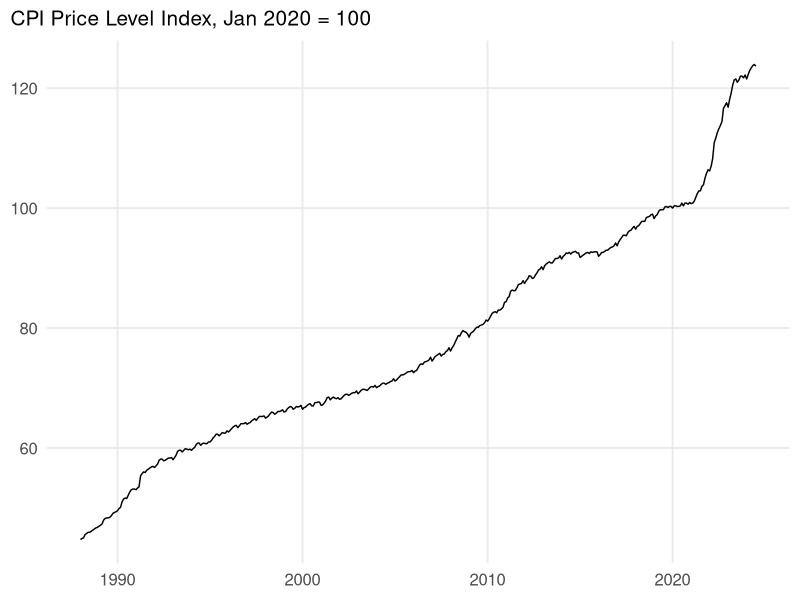
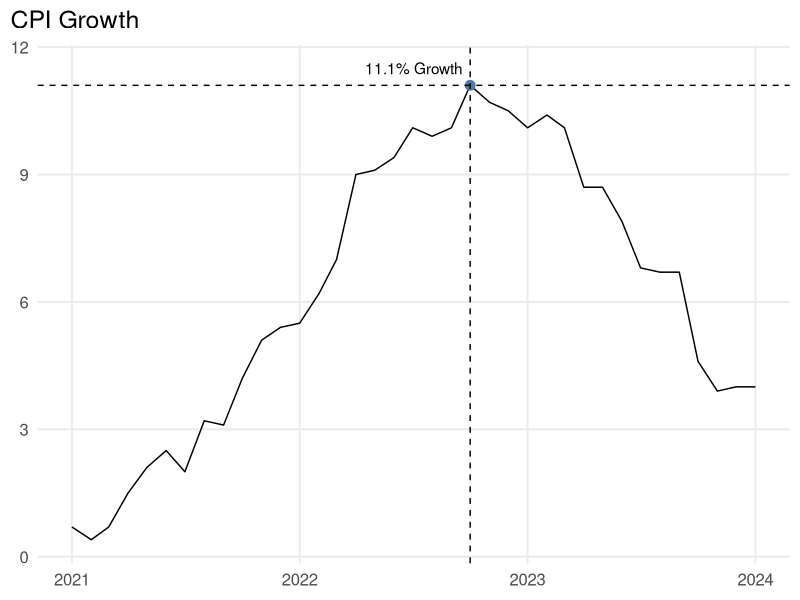
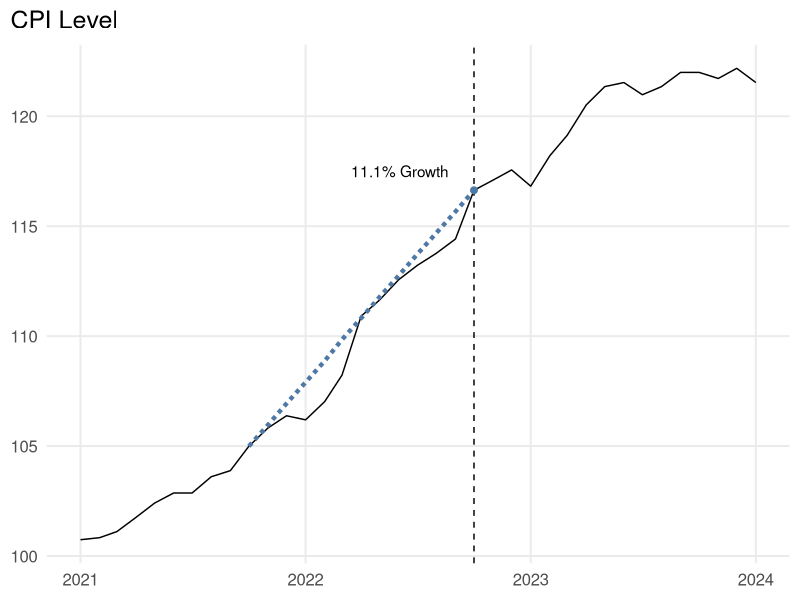
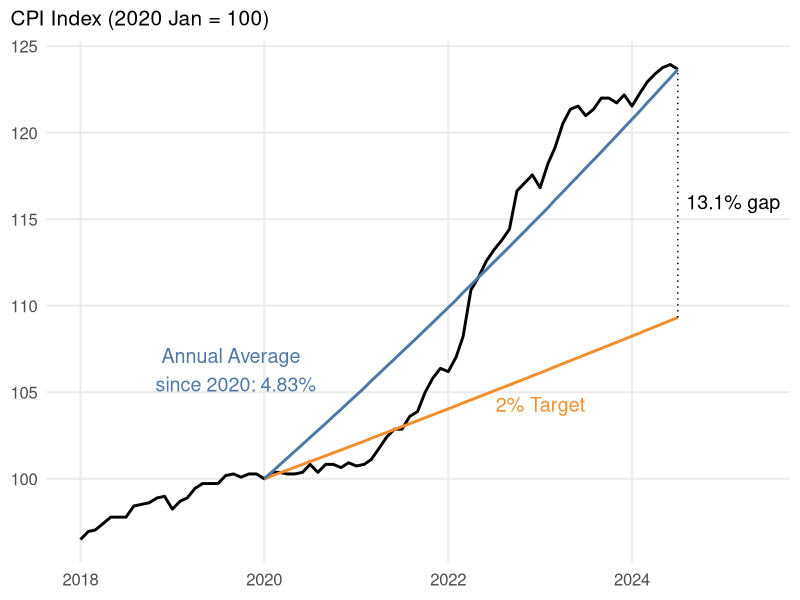
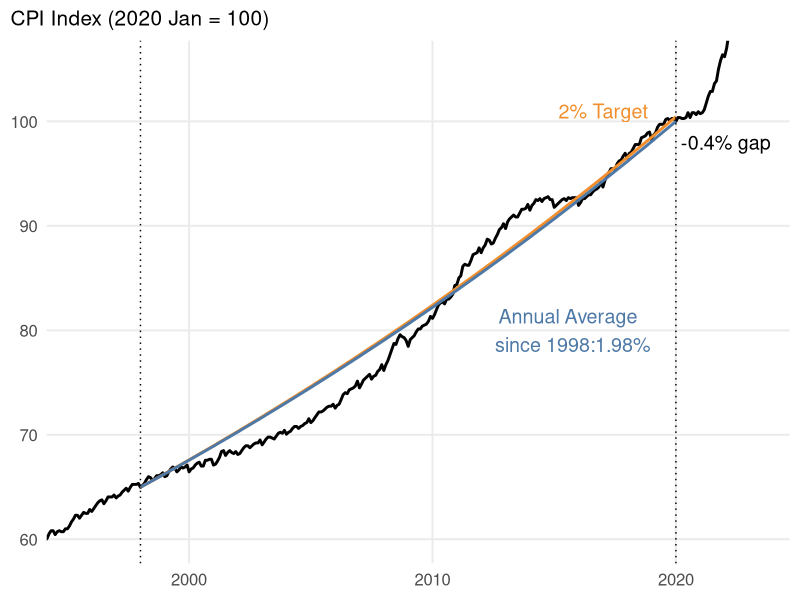

Write R code to recreate these figures, in order.
## ---- chunk 1
#| code-summary: "Setup"
#| echo: false
library(tidyverse)
library(glue)

color_scheme <- function(...) palette.colors(...) |> unname()
options(ggplot2.discrete.fill = color_scheme(palette = "Tableau 10"))
colors <- color_scheme(palette = "Tableau 10")

# Downloaded manually from:
# https://www.ons.gov.uk/economy/inflationandpriceindices/timeseries/d7bt
cpi_level <- read_csv(
  here::here("posts/2024-08-26-visualising-cpi/cpi-level.csv"),
  col_names = c("date", "value")
) |>
  slice(191:n()) |>
  mutate(
    date = ym(date),
    value = as.numeric(value)
  ) |>
  mutate(
    value = value / value[date == "2020-01-01"] * 100
  )

# Downloaded manually from:
# https://www.ons.gov.uk/economy/inflationandpriceindices/timeseries/d7g7
cpi <- read_csv(
  here::here("posts/2024-08-26-visualising-cpi/cpi-series.csv"),
  col_names = c("date", "value")
) |>
  slice(186:n()) |>
  mutate(
    date = ym(date),
    value = as.numeric(value)
  )

# x^12 = 1.02
# 12 * log(x) = log(1.02)
annual_2_percent <- exp((log(1.02) / 12))

theme_minimal2 <- function(size = 15) {
  theme_minimal(size) +
  theme(
    panel.grid.minor.y = element_blank(),
    panel.grid.minor.x = element_blank(),
    plot.title.position = "plot",
  )
}
## ---- chunk 2
#| code-summary: "Plot"
#| fig-cap: CPI back to the 1988

cpi_level |>
  ggplot(aes(x = date, y = value)) +
  geom_line() +
  labs(
    x = NULL,
    y = NULL,
    subtitle = "CPI Price Level Index, Jan 2020 = 100",
    color = NULL,
  ) +
  theme_minimal2()
## ---- chunk 3
#| code-summary: "Plot"
#| fig-cap:
#| - CPI Growth 2021 - 2024
#| - CPI Level 2021 - 2024
#| layout-ncol: 2
#| column: page
#| out-width: "100%"

peak_inflation <- ymd("2022-10-01")

october_max <- cpi |>
  filter(
    date >= "2021-01-01",
    date <= "2024-01-01"
  )

october_max |>
  ggplot(aes(x = date, y = value)) +
  geom_line() +
  annotate(
    "text",
    x = peak_inflation - 90,
    y = 11.5,
    label = "11.1% Growth"
  ) +
  annotate(
    "point",
    x = peak_inflation,
    y = max(october_max$value),
    color = colors[1],
    size = 3
  ) +
  geom_vline(
    aes(xintercept = peak_inflation),
    linetype = "dashed"
  ) +
  geom_hline(
    aes(
      yintercept = max(value)
    ),
    linetype = "dashed"
  ) +
  labs(
    x = NULL,
    y = NULL,
    title = "CPI Growth",
    color = NULL,
  ) +
  theme_minimal2()


peak_inflation <- ymd("2022-10-01")

october_max <- cpi_level |>
  filter(
    date <= peak_inflation,
    date >= (peak_inflation - 370)
  ) |>
  mutate(trend_increment = c(0, rep((max(value) - min(value)), 12))) |>
  mutate(linear_trend = min(value) + cumsum(trend_increment / 12))

cpi_level |>
  filter(
    date >= "2021-01-01",
    date <= "2024-01-01"
  ) |>
  ggplot(aes(x = date, y = value)) +
  geom_line() +
  geom_line(
    data = october_max,
    aes(x = date, y = linear_trend),
    color = colors[1],
    linewidth = 1.5,
    linetype = "11"
  ) +
  geom_vline(
    aes(xintercept = peak_inflation),
    linetype = "dashed"
  ) +
  annotate(
    "text",
    x = peak_inflation - 120,
    y = 117.5,
    label = "11.1% Growth"
  ) +
  annotate(
    "point",
    x = peak_inflation,
    y = max(october_max$value),
    color = colors[1],
    size = 2
  ) +
  labs(
    x = NULL,
    y = NULL,
    title = "CPI Level",
    color = NULL,
  ) +
  theme_minimal2()
## ---- chunk 4
#| code-summary: "Plot"
#| fig-cap: CPI vs Target

start_date <- "2020-01-01"
end_date <- max(cpi_level$date)

cpi_data <- cpi_level |>
  mutate(value = value / value[date == start_date] * 100) |>
  mutate(trend = 1) %>%
  mutate(trend = c(
    NA[date < start_date],
    1,
    cumprod(trend[date > start_date] * annual_2_percent)
  ) * 100)

above_trend <- cpi_data |>
  filter(date == end_date) |>
  transmute((value / trend) - 1) |>
  pluck(1) |>
  round(3)

actual_growth <- cpi_data |>
  filter(date == end_date) |>
  transmute(v = value / 100, time = as.numeric(difftime(end_date, start_date, units = "days")) / 365) %>%
  mutate(root = exp(log(v) / time) - 1) |>
  pluck("root")

actual_monthly_growth <- pracma::nthroot(actual_growth + 1, 12)

cols <- c(
  "Actual" = "black",
  "Trend" = colors[1],
  "Target" = colors[2]
)

final_target <- cpi_data |>
  filter(date == end_date)

limits <- c(ymd("2018-01-01"), max(cpi_data$date) + 310)

cpi_data |>
  filter(date >= "2018-01-01") |>
  mutate(actual = 1) |>
  mutate(actual = c(1[date < start_date], 1, cumprod(actual[date > start_date] * actual_monthly_growth))) |>
  mutate(actual = actual * 100) |>
  rename(
    Target = trend,
    Trend = actual,
    Actual = value
  ) |>
  tidyr::pivot_longer(cols = c("Target", "Trend", "Actual")) |>
  ggplot() +
  geom_line(aes(x = date, y = value, color = name), linewidth = 1) +
  annotate(
    "text",
    x = date("2023-01-01"),
    y = 104.3,
    label = "2% Target",
    size = 5,
    color = colors[2]
  ) +
  annotate(
    "text",
    x = date("2019-09-01"),
    y = 106 + 0.3,
    label = paste0("Annual Average \n since 2020: ", round(actual_growth * 100, 2), "%"),
    size = 5,
    color = colors[1]
  ) +
  annotate(
    "segment",
    x = max(cpi_data$date),
    y = final_target$trend,
    yend = final_target$value,
    linewidth = 0.5,
    linetype = "dotted"
  ) +
  annotate(
    "text",
    x = max(cpi_data$date) + 220,
    y = 116,
    label = glue("{round(above_trend, 3) * 100}% gap"),
    size = 5
  ) +
  scale_y_continuous(breaks = scales::pretty_breaks()) +
  scale_x_date(limits = limits) +
  scale_color_manual(
    values = cols
  ) +
  labs(
    x = NULL,
    y = NULL,
    subtitle = "CPI Index (2020 Jan = 100)",
    color = NULL,
  ) +
  theme_minimal2() +
  theme(
    legend.position = "none",
    legend.position.inside = c(0.2, 0.7),
  )

## ---- chunk 5
#| code-summary: "Plot"
#| fig-cap: CPI since BoE Independence to January 2020

start_date <- "1998-01-01"
end_date <- "2020-01-01"

cpi_data <- cpi_level |>
  mutate(year = year(date)) |>
  mutate(value = value / value[date == start_date] * 100) |>
  mutate(annual_2_percent = ifelse(date < start_date, NA, annual_2_percent)) |>
  mutate(trend = 100) |>
  mutate(trend = c(
    NA[date < start_date],
    100,
    (trend[date > start_date] * cumprod(annual_2_percent[date > start_date])
  )))


above_trend <- cpi_data |>
  filter(date == end_date) |>
  transmute((value / trend) - 1) |>
  pluck(1) |>
  round(3)

actual_growth <- cpi_data |>
  filter(date == end_date) |>
  transmute(
    v = value / 100,
    time = as.numeric(difftime(end_date, start_date, units = "days")) / 365.25
  ) %>%
  mutate(root = exp(log(v) / time) - 1) |>
  pluck("root")

actual_monthly_growth <- pracma::nthroot(actual_growth + 1, 12)

cols <- c(
  "Actual" = "black",
  "Trend" = colors[1],
  "Target" = colors[2]
)

final_target <- cpi_data |>
  filter(date == end_date)

plot_data <- cpi_data |>
  mutate(actual = 1) |>
  mutate(actual = c(
    1[date < start_date],
    1,
    cumprod(actual[date > start_date] * actual_monthly_growth)
  )) |>
  mutate(actual = actual * 100) |>
  mutate(scale_to_2020 = value[date == "2020-01-01"]) |>
  mutate(
    trend = trend / scale_to_2020 * 100,
    actual = actual / scale_to_2020 * 100,
    value = value / scale_to_2020 * 100,
  ) |>
  mutate(
    trend = ifelse(date > end_date, NA, trend),
    actual = ifelse(date > end_date, NA, actual)
  )

limits_x <- c(ymd(start_date) - 900, ymd(end_date) + 1200)

limits_y <- plot_data |>
                filter(date %in% c(start_date, end_date)) |>
                pull(trend)

limits_y <- limits_y + c(-5, +5)

plot_data |>
  rename(
    Target = trend,
    Trend = actual,
    Actual = value
  ) |>
  tidyr::pivot_longer(cols = c("Target", "Trend", "Actual")) %>%
  ungroup() |>
  ggplot() +  # Use the new frame column
  geom_line(aes(
    x = date,
    y = value,
    color = name
  ), linewidth = 1) +
  geom_vline(aes(xintercept = ymd(start_date)), linetype = "dotted") +
  geom_vline(aes(xintercept = ymd(end_date)), linetype = "dotted") +
  annotate(
    "text",
    x = date("2015-09-01"),
    y = 80,
    label = paste0(
      "Annual Average \n since ",
      year(start_date),
      ":",
      round(actual_growth * 100, 2),
      "%"
    ),
    size = 5,
    color = colors[1]
  ) +
  annotate(
    "text",
    x = date("2017-01-01"),
    y = 101,
    label = "2% Target",
    size = 5,
    color = colors[2]
  ) +
  annotate(
    "text",
    x = ymd(end_date) + 750,
    y = 98,
    label = glue("{round(above_trend, 3) * 100}% gap"),
    size = 5
  ) +
  scale_y_continuous(
    breaks = scales::pretty_breaks(),
    # limits = limits_y
  ) +
  scale_x_date(
    # limits = limits_x
  ) +
  coord_cartesian(xlim = limits_x, ylim = limits_y) +
  scale_color_manual(
    values = cols
  ) +
  labs(
    x = NULL,
    y = NULL,
    subtitle = "CPI Index (2020 Jan = 100)",
    color = NULL,
  ) +
  theme_minimal2() +
  theme(
    legend.position = "none",
  )

